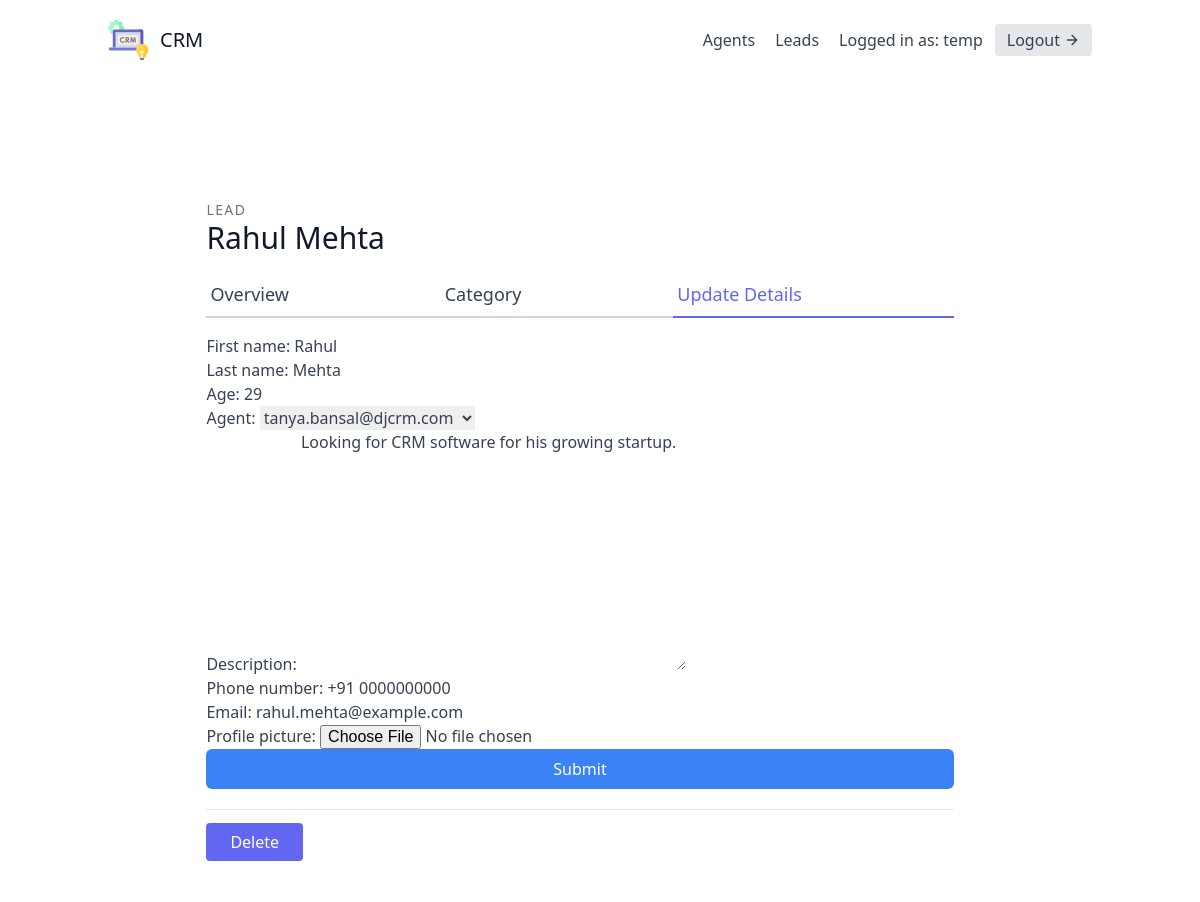
Screenshot of /leads/1/update/ (signed in) with the database file from the repository.
### leads/models.py (models this page shows, shortened)
class User(AbstractUser):
    is_organisor = models.BooleanField(default=True)
    is_agent = models.BooleanField(default=False)

class Lead(models.Model):
    first_name = models.CharField(max_length=20)
    last_name = models.CharField(max_length=20)
    age = models.IntegerField(default=0)
    organisation = models.ForeignKey(UserProfile, on_delete=models.CASCADE)
    agent = models.ForeignKey("Agent", null=True, blank=True, on_delete=models.SET_NULL)
    category = models.ForeignKey("Category", related_name="leads", null=True, blank=True, on_delete=models.SET_NULL)
    description = models.TextField()
    date_added = models.DateTimeField(auto_now_add=True)
    phone_number = models.CharField(max_length=20)
    email = models.EmailField()
    profile_picture = models.ImageField(null=True, blank=True, upload_to="profile_pictures/")
    converted_date = models.DateTimeField(null=True, blank=True)
    objects = LeadManager()

### leads/views.py (the view, shortened to what this page needs)
# urls.py: path('<int:pk>/update/', LeadUpdateView.as_view(), name='lead-update'),
class LeadUpdateView(OrganisorAndLoginRequiredMixin, generic.UpdateView):
    template_name = "leads/lead_update.html"
    form_class = LeadModelForm
    def get_queryset(self):
        user = self.request.user
        return Lead.objects.filter(organisation=user.userprofile)

### leads/forms.py (shortened to what this page needs)
class LeadModelForm(forms.ModelForm):
    class Meta:
        model = Lead
        fields = (
            'first_name',
            'last_name',
            'age',
            'agent',
            'description',
            'phone_number',
            'email',
            'profile_picture'
        )

### agents/mixins.py (called while the page is built)
    def dispatch(self, request, *args, **kwargs):
        if not request.user.is_authenticated or not request.user.is_organisor:
            return redirect("leads:lead-list")
        return super().dispatch(request, *args, **kwargs)

### leads/models.py (called while the page is built)
    def get_queryset(self):
        return super().get_queryset()

    def __str__(self):
        return self.user.email

### leads/templates/leads/lead_update.html (shortened to what this page needs)
{% extends "base.html" %}
{% load tailwind_filters %}
{% block content %}
<section class="text-gray-700 body-font overflow-hidden">
    <div class="container px-5 py-24 mx-auto">
      <div class="lg:w-4/5 mx-auto flex flex-wrap">
        <div class="w-full lg:pr-10 lg:py-6 mb-6 lg:mb-0">
            <h2 class="text-sm title-font text-gray-500 tracking-widest">LEAD</h2>
            <h1 class="text-gray-900 text-3xl title-font font-medium mb-4">{{ lead.first_name }} {{ lead.last_name }}</h1>
            <div class="flex mb-4">
                <a href="{% url 'leads:lead-detail' lead.pk %}" class="flex-grow border-b-2 border-gray-300 py-2 text-lg px-1">
                    Overview
                </a>
                <a href="{% url 'leads:lead-category-update' lead.pk %}" class="flex-grow border-b-2 border-gray-300 py-2 text-lg px-1">
                    Category
                </a>
                <a href="{% url 'leads:lead-update' lead.pk %}" class="flex-grow text-indigo-500 border-b-2 border-indigo-500 py-2 text-lg px-1">
                    Update Details
                </a>
            </div>
            <form method="post" enctype="multipart/form-data">
                {{ form|crispy }}
                <button type="submit" class="w-full text-white bg-blue-500 hover:bg-blue-600 px-3 py-2 rounded-md">Submit</button>
            </form>
            <div class="mt-5 py-5 border-t border-gray-200">
                <a href="{% url 'leads:lead-delete' lead.pk %}" class="w-1/2 mt-3 text-white bg-indigo-500 border-0 py-2 px-6 focus:outline-none hover:bg-indigo-600 rounded">
                    Delete
                </a>
            </div>
        </div>
      </div>
    </div>
  </section>
{% endblock content %}

### templates/navbar.html (shortened to what this page needs)
<header class="text-gray-700 body-font">
    <div class="container mx-auto flex flex-wrap p-5 flex-col md:flex-row items-center">
      <a href="{% url 'dashboard' %}" class="flex title-font font-medium items-center text-gray-900 mb-4 md:mb-0">
        <span class="ml-3 text-xl">CRM</span>
      </a>
      <nav class="md:ml-auto flex flex-wrap items-center text-base justify-center">
        {% if not request.user.is_authenticated %}
          <a href="{% url 'signup' %}" class="mr-5 hover:text-gray-900">Signup</a>
        {% else %}
          {% if request.user.is_organisor %}
          <a href="{% url 'agents:agent-list' %}" class="mr-5 hover:text-gray-900">Agents</a>
          {% endif %}
          <a href="{% url 'leads:lead-list' %}" class="mr-5 hover:text-gray-900">Leads</a>
        {% endif %}
      </nav>
      {% if request.user.is_authenticated %}
        Logged in as: {{ request.user.username }}
        <a href="{% url 'logout' %}" class="ml-3 inline-flex items-center bg-gray-200 border-0 py-1 px-3 focus:outline-none hover:bg-gray-300 rounded text-base mt-4 md:mt-0">
          Logout
            <svg fill="none" stroke="currentColor" stroke-linecap="round" stroke-linejoin="round" stroke-width="2" class="w-4 h-4 ml-1" viewBox="0 0 24 24">
                <path d="M5 12h14M12 5l7 7-7 7"></path>
            </svg>
        </a>
      {% endif %}
    </div>
</header>

### rows the page displays
User: user.username "temp"
Lead: first_name "Rahul", last_name "Mehta", age "29", agent "tanya.bansal@djcrm.com", description "Looking for CRM software for his growing startup.", phone_number "+91 0000000000"
User: email "rahul.mehta@example.com"
